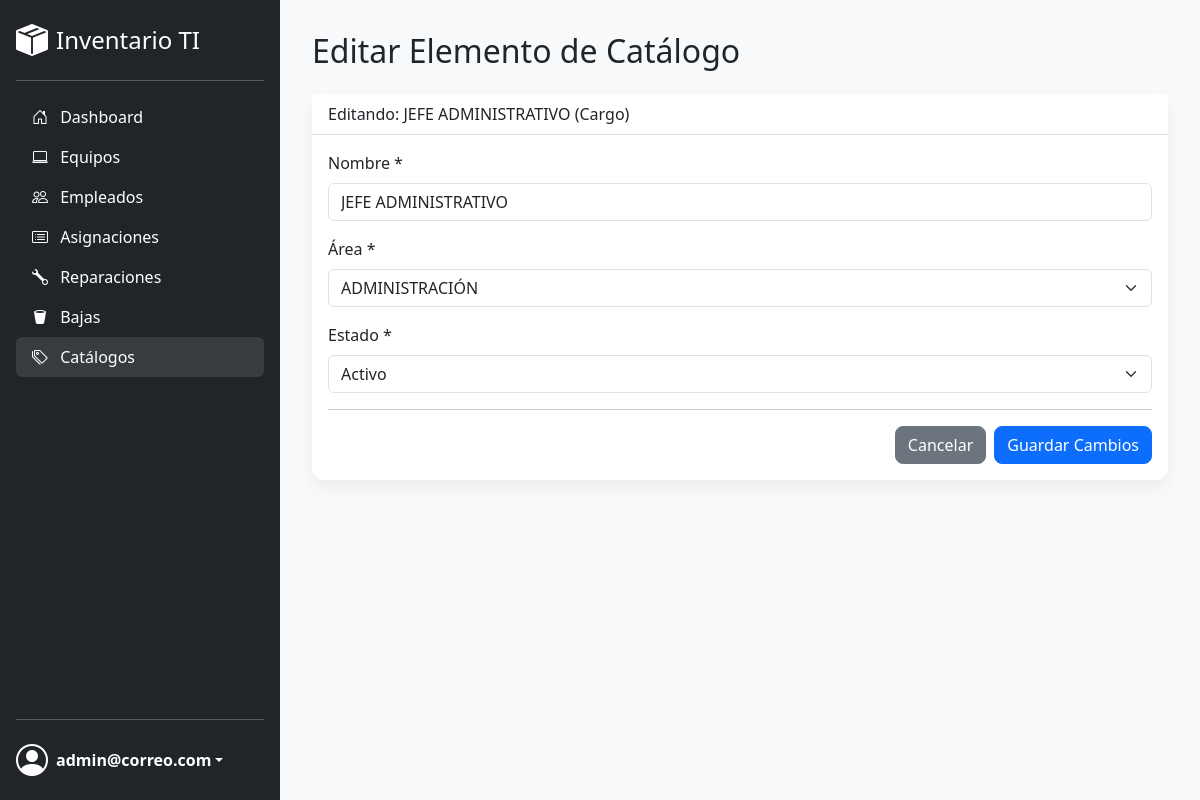
Page /catalogo_editar.php?id=2&type=cargo (signed in) on the committed database.
### tables this page shows
CREATE TABLE IF NOT EXISTS `cargos` (
  `id` int NOT NULL AUTO_INCREMENT,
  `id_area` int NOT NULL,
  `nombre` varchar(100) NOT NULL,
  `estado` enum('Activo','Inactivo') NOT NULL DEFAULT 'Activo',
  PRIMARY KEY (`id`),
  UNIQUE KEY `nombre` (`nombre`),
  KEY `fk_cargo_area` (`id_area`),
  CONSTRAINT `fk_cargo_area` FOREIGN KEY (`id_area`) REFERENCES `areas` (`id`) ON DELETE CASCADE ON UPDATE CASCADE
);

CREATE TABLE IF NOT EXISTS `areas` (
  `id` int NOT NULL AUTO_INCREMENT,
  `nombre` varchar(100) NOT NULL,
  `estado` enum('Activo','Inactivo') NOT NULL DEFAULT 'Activo',
  PRIMARY KEY (`id`),
  UNIQUE KEY `nombre` (`nombre`)
);

### public/catalogo_editar.php (the view, shortened to what this page needs)
<?php
require_once '../templates/header.php';
$tipo_catalogo = isset($_GET['type']) ? htmlspecialchars($_GET['type'], ENT_QUOTES, 'UTF-8') : null;
$id_elemento = isset($_GET['id']) && is_numeric($_GET['id']) ? (int)$_GET['id'] : null;
$tablas_catalogo = [
    'sucursal' => 'sucursales',
    'area' => 'areas',
    'cargo' => 'cargos',
    'tipo_equipo' => 'tipos_equipo',
    'marca' => 'marcas',
    'modelo' => 'modelos',
];
$nombre_tabla = $tablas_catalogo[$tipo_catalogo];
$nombre_campo = 'nombre';
$sql_select = "SELECT * FROM `$nombre_tabla` WHERE `id` = ?";
$stmt_select = $conexion->prepare($sql_select);
$stmt_select->bind_param("i", $id_elemento);
$stmt_select->execute();
$elemento = $stmt_select->get_result()->fetch_assoc();
$titulo_elemento = ucfirst(str_replace('_', ' ', $tipo_catalogo));
$areas = null;
if ($tipo_catalogo === 'cargo') {
    $areas = $conexion->query("SELECT id, nombre FROM areas WHERE estado = 'Activo' ORDER BY nombre");
}
?>
<h1 class="h2 mb-4">Editar Elemento de Catálogo</h1>
<div class="card">
    <div class="card-header">
        Editando: <?php echo htmlspecialchars($elemento[$nombre_campo]); ?> (<?php echo $titulo_elemento; ?>)
    </div>
    <div class="card-body">
        <form action="catalogo_editar.php?id=<?php echo $id_elemento; ?>&type=<?php echo urlencode($tipo_catalogo); ?>" method="POST">
            <div class="mb-3">
                <label for="nombre" class="form-label">Nombre *</label>
                <input type="text" class="form-control" id="nombre" name="nombre" value="<?php echo htmlspecialchars($elemento[$nombre_campo]); ?>" required>
            </div>
            <?php if ($tipo_catalogo === 'cargo' && $areas): ?>
                <div class="mb-3">
                    <label for="id_area" class="form-label">Área *</label>
                    <select class="form-select" id="id_area" name="id_area" required>
                        <?php while ($a = $areas->fetch_assoc()): ?>
                            <option value="<?php echo $a['id']; ?>" <?php if ($elemento['id_area'] == $a['id']) echo 'selected'; ?>>
                                <?php echo htmlspecialchars($a['nombre']); ?>
                            </option>
                        <?php endwhile; ?>
                    </select>
                </div>
            <?php endif; ?>
            <?php if (isset($elemento['estado'])): ?>
            <div class="mb-3">
                <label for="estado" class="form-label">Estado *</label>
                <select class="form-select" id="estado" name="estado" required>
                    <option value="Activo" <?php echo ($elemento['estado'] === 'Activo') ? 'selected' : ''; ?>>Activo</option>
                </select>
            </div>
            <?php endif; ?>
            <hr>
            <div class="d-flex justify-content-end gap-2">
                <a href="gestion_catalogos.php" class="btn btn-secondary">Cancelar</a>
                <button type="submit" class="btn btn-primary">Guardar Cambios</button>
            </div>
        </form>
    </div>
</div>
<?php require_once '../templates/footer.php'; ?>

### public/css/style.css (style rules this page uses)
:root { --sidebar-width: 280px; --sidebar-bg-color: #212529; }
body { background-color: #f8f9fa; font-family: 'Segoe UI', Tahoma, Geneva, Verdana, sans-serif; overflow-x: hidden; }
.card { border: none; border-radius: 0.75rem; box-shadow: 0 0.5rem 1rem rgba(0,0,0,0.05); }
.card-header { background-color: #fff; border-bottom: 1px solid #dee2e6; font-weight: 500; }
.btn { border-radius: 0.5rem; font-weight: 500; }

### rows in the picture
cargos: nombre "JEFE ADMINISTRATIVO", id_area "ADMINISTRACIÓN", estado "Activo"

### other values in the picture
$_SESSION['user_nombre'] "admin@correo.com"
$titulo_elemento "Cargo"
